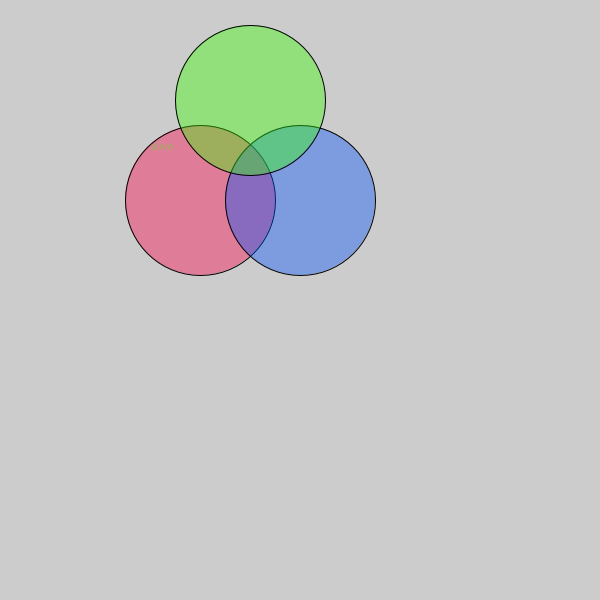
Frame 1 (no input)
Frame 60 (the mouse pressed at the canvas centre just before this capture): identical to frame 1, image omitted
Frame 120 (the mouse held since frame 60 and released just before this capture): identical to frame 1, image omitted

The Processing sketch that drew this single still picture (run headless with seeded random() and noise(); from frame 60 on, the mouse is pressed at the canvas centre):

// Processing sketch: VennDiagram
// ── VennDiagram.pde
void setup(){
size(600,600);
fill(252, 0, 68, 100);
ellipse (200, 200, 150, 150);
fill(0, 82,252, 100);
ellipse (300, 200, 150, 150);
fill(54 ,255,0, 100);
ellipse (250, 100, 150, 150);
text("alive", 150,150);
textSize(12);
}


void draw(){
  
}
